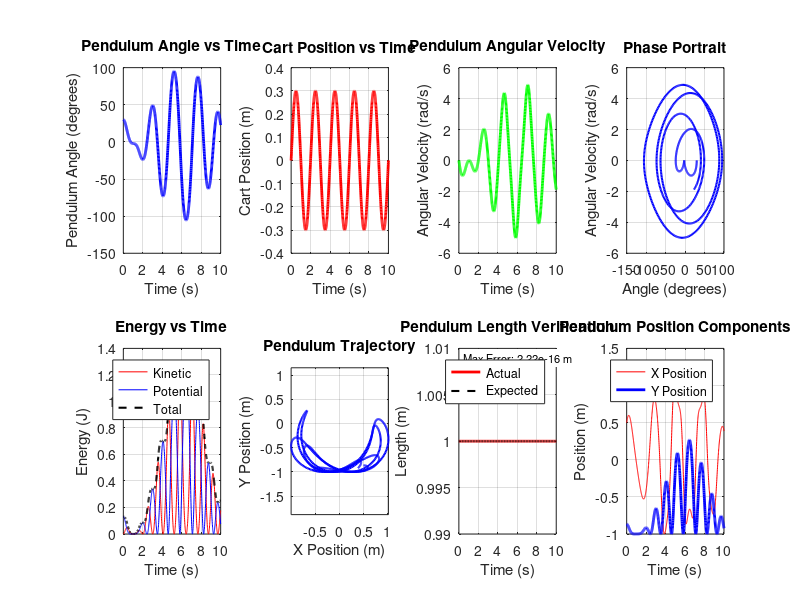
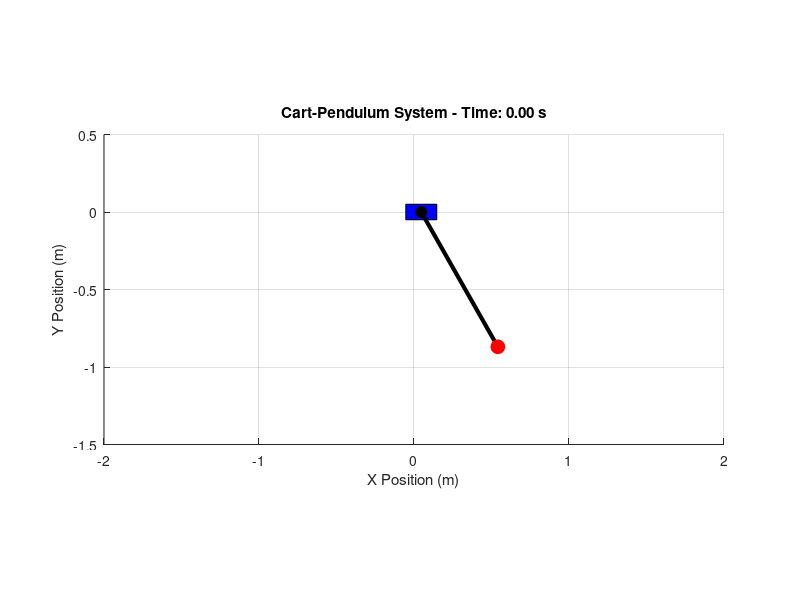

MATLAB code for these plots, in order: (Note: this script raises an error after producing the figures.)
function main()
    % Main function for Cart-Pendulum System Simulation (cart drives pendulum)
    fprintf('Starting Cart-Pendulum Simulation...\n');
    
    % Get system parameters
    params = get_parameters();
    
    % Set up simulation time vector
    t = setup_simulation(params);
    
    % Define cart motion
    [x_c, x_c_dot, x_c_ddot] = define_cart_motion(t, params);
    
    % Simulate pendulum using angular equation of motion
    [theta, theta_dot] = simulate_pendulum_angular(t, x_c_ddot, params);
    
    % Calculate pendulum positions
    [x_pendulum, y_pendulum] = calculate_positions(theta, x_c, params);
    
    % Plot results
    plot_results(t, theta, theta_dot, x_c, x_pendulum, y_pendulum, params);
    
    % Run animation
    animate_system(t, theta, x_c, x_pendulum, y_pendulum, params);
    
    % Display final results
    display_results(theta, x_c);
    
    fprintf('Simulation Complete!\n');
end

function params = get_parameters()
    % Define all system parameters
    params.g = 9.81;           % gravity (m/s^2)
    params.L = 1.0;            % pendulum length (m)
    params.m_p = 0.1;          % pendulum mass (kg)
    params.m_c = 1.0;          % cart mass (kg) - for visualization only
    params.b = 0.01;           % damping coefficient
    
    % Simulation parameters
    params.dt = 0.01;          % time step (s)
    params.t_end = 10;         % simulation time (s)
    
    % Initial conditions
    params.theta_0 = pi/6;     % initial angle (rad)
    params.theta_dot_0 = 0;    % initial angular velocity (rad/s)
    params.x_c_0 = 0;          % initial cart position (m)
    
    % Animation parameters
    params.anim_skip = 5;      % animate every nth frame
    params.trail_length = 100; % length of pendulum trail
end

function t = setup_simulation(params)
    % Set up time vector for simulation
    t = 0:params.dt:params.t_end;
end

function [x_c, x_c_dot, x_c_ddot] = define_cart_motion(t, params)
    % Define cart motion pattern
    freq = 0.5;         % frequency (Hz)
    amplitude = 0.3;    % amplitude (m)
    x_c = amplitude * sin(2*pi*freq*t);
    x_c_dot = amplitude * 2*pi*freq * cos(2*pi*freq*t);
    x_c_ddot = -amplitude * (2*pi*freq)^2 * sin(2*pi*freq*t);
end

function [theta, theta_dot] = simulate_pendulum_angular(t, x_c_ddot, params)
    % Simulate pendulum using angular equation of motion (cart drives pendulum)
    n_steps = length(t);
    theta = zeros(n_steps, 1);
    theta_dot = zeros(n_steps, 1);
    theta(1) = params.theta_0;
    theta_dot(1) = params.theta_dot_0;
    dt = params.dt;
    
    for i = 1:n_steps-1
        % Equation: θ'' + (b/mL^2) θ' + (g/L) sinθ = -x_c_ddot/L * cosθ
        theta_ddot = - (params.b/(params.m_p*params.L^2)) * theta_dot(i) ...
                     - (params.g/params.L) * sin(theta(i)) ...
                     - (x_c_ddot(i)/params.L) * cos(theta(i));
        % Euler integration (can be replaced with RK4 for more accuracy)
        theta_dot(i+1) = theta_dot(i) + theta_ddot * dt;
        theta(i+1) = theta(i) + theta_dot(i+1) * dt;
    end
end

function [x_pendulum, y_pendulum] = calculate_positions(theta, x_c, params)
    % Calculate pendulum bob positions
    x_pendulum = x_c(:) + params.L * sin(theta(:));
    y_pendulum = -params.L * cos(theta(:));
end

function plot_results(t, theta, theta_dot, x_c, x_pendulum, y_pendulum, params)
    % Create analysis plots
    figure('Position', [100, 100, 1200, 800]);
    
    % Plot 1: Pendulum angle vs time
    subplot(2,4,1);
    plot(t, theta*180/pi, 'b-', 'LineWidth', 2);
    xlabel('Time (s)');
    ylabel('Pendulum Angle (degrees)');
    title('Pendulum Angle vs Time');
    grid on;
    
    % Plot 2: Cart position vs time
    subplot(2,4,2);
    plot(t, x_c, 'r-', 'LineWidth', 2);
    xlabel('Time (s)');
    ylabel('Cart Position (m)');
    title('Cart Position vs Time');
    grid on;
    
    % Plot 3: Pendulum angular velocity
    subplot(2,4,3);
    plot(t, theta_dot, 'g-', 'LineWidth', 2);
    xlabel('Time (s)');
    ylabel('Angular Velocity (rad/s)');
    title('Pendulum Angular Velocity');
    grid on;
    
    % Plot 4: Phase portrait
    subplot(2,4,4);
    plot(theta*180/pi, theta_dot, 'b-', 'LineWidth', 1.5);
    xlabel('Angle (degrees)');
    ylabel('Angular Velocity (rad/s)');
    title('Phase Portrait');
    grid on;
    
    % Plot 5: Energy analysis
    plot_energy_analysis(t, theta, theta_dot, params);
    
    % Plot 6: Trajectory plot
    subplot(2,4,6);
    plot(x_pendulum, y_pendulum, 'b-', 'LineWidth', 1.5);
    xlabel('X Position (m)');
    ylabel('Y Position (m)');
    title('Pendulum Trajectory');
    axis equal;
    grid on;
    
    % Plot 7: Pendulum length verification
    subplot(2,4,7);
    pendulum_length = sqrt((x_pendulum - x_c').^2 + y_pendulum.^2);
    plot(t, pendulum_length, 'r-', 'LineWidth', 2);
    hold on;
    plot(t, params.L * ones(size(t)), 'k--', 'LineWidth', 1.5);
    xlabel('Time (s)');
    ylabel('Length (m)');
    title('Pendulum Length Verification');
    legend('Actual', 'Expected', 'Location', 'best');
    grid on;
    length_error = max(abs(pendulum_length - params.L));
    ylim([params.L - max(0.01, 2*length_error), params.L + max(0.01, 2*length_error)]);
    
    % Add text showing maximum error
    text(0.05, 0.95, sprintf('Max Error: %.2e m', length_error), ...
         'Units', 'normalized', 'FontSize', 8, 'BackgroundColor', 'white');
    
    % Plot 8: Position components
    subplot(2,4,8);
    plot(t, x_pendulum, 'r-', t, y_pendulum, 'b-', 'LineWidth', 2);
    xlabel('Time (s)');
    ylabel('Position (m)');
    title('Pendulum Position Components');
    legend('X Position', 'Y Position', 'Location', 'best');
    grid on;
end

function plot_energy_analysis(t, theta, theta_dot, params)
    % Plot energy analysis in subplot 5
    KE = 0.5 * params.m_p * (params.L * theta_dot).^2;  % kinetic energy
    PE = params.m_p * params.g * params.L * (1 - cos(theta)); % potential energy
    Total_E = KE + PE;
    
    subplot(2,4,5);
    plot(t, KE, 'r-', t, PE, 'b-', t, Total_E, 'k--', 'LineWidth', 1.5);
    xlabel('Time (s)');
    ylabel('Energy (J)');
    title('Energy vs Time');
    legend('Kinetic', 'Potential', 'Total', 'Location', 'best');
    grid on;
end

function animate_system(t, theta, x_c, x_pendulum, y_pendulum, params)
    % Create and run animation
    figure('Position', [200, 150, 800, 600]);
    setup_animation_figure();
    
    n_steps = length(t);
    fprintf('Starting animation...\n');
    
    for i = 1:params.anim_skip:n_steps
        draw_frame(i, t, theta, x_c, x_pendulum, y_pendulum, params);
        drawnow;
        pause(0.01);
    end
end

function setup_animation_figure()
    % Set up the animation figure
    axis equal;
    xlim([-2, 2]);
    ylim([-1.5, 0.5]);
    xlabel('X Position (m)');
    ylabel('Y Position (m)');
    title('Cart-Pendulum System Animation');
    grid on;
    hold on;
end

function draw_frame(i, t, theta, x_c, x_pendulum, y_pendulum, params)
    % Draw a single animation frame
    cla;
    
    % Draw cart
    draw_cart(x_c(i));
    
    % Draw pendulum
    draw_pendulum(x_c(i), x_pendulum(i), y_pendulum(i));
    
    % Draw trail
    draw_trail(i, x_pendulum, y_pendulum, params);
    
    % Draw ground
    plot([-2, 2], [-0.3, -0.3], 'k-', 'LineWidth', 2);
    
    % Update display
    update_display(i, t, theta, x_c);
    
    % Set axis properties
    axis equal;
    xlim([-2, 2]);
    ylim([-1.5, 0.5]);
    xlabel('X Position (m)');
    ylabel('Y Position (m)');
    title(sprintf('Cart-Pendulum System - Time: %.2f s', t(i)));
    grid on;
end

function draw_cart(x_pos)
    % Draw the cart
    cart_width = 0.2;
    cart_height = 0.1;
    rectangle('Position', [x_pos-cart_width/2, -cart_height/2, cart_width, cart_height], ...
              'FaceColor', 'blue', 'EdgeColor', 'black');
end

function draw_pendulum(x_cart, x_pend, y_pend)
    % Draw the pendulum rod and mass
    % Pendulum rod
    plot([x_cart, x_pend], [0, y_pend], 'k-', 'LineWidth', 3);
    
    % Pendulum mass
    plot(x_pend, y_pend, 'ro', 'MarkerSize', 10, 'MarkerFaceColor', 'red');
    
    % Pivot point
    plot(x_cart, 0, 'ko', 'MarkerSize', 8, 'MarkerFaceColor', 'black');
end

function draw_trail(i, x_pendulum, y_pendulum, params)
    % Draw pendulum trail
    trail_start = max(1, i - params.trail_length);
    if i > trail_start
        plot(x_pendulum(trail_start:i), y_pendulum(trail_start:i), ...
             'b:', 'LineWidth', 1, 'Color', [0.5, 0.5, 1, 0.7]);
    end
end

function update_display(i, t, theta, x_c)
    % Update text display on animation
    text(-1.8, 0.3, sprintf('Time: %.2f s', t(i)), 'FontSize', 12, 'FontWeight', 'bold');
    text(-1.8, 0.1, sprintf('Angle: %.1f°', theta(i)*180/pi), 'FontSize', 10);
    text(-1.8, -0.1, sprintf('Cart Pos: %.2f m', x_c(i)), 'FontSize', 10);
end

function display_results(theta, x_c)
    % Display final simulation results
    fprintf('\nSimulation Results:\n');
    fprintf('Maximum pendulum angle: %.2f degrees\n', max(abs(theta))*180/pi);
    fprintf('Final pendulum angle: %.2f degrees\n', theta(end)*180/pi);
    fprintf('Cart displacement range: %.2f m\n', max(x_c) - min(x_c));
end